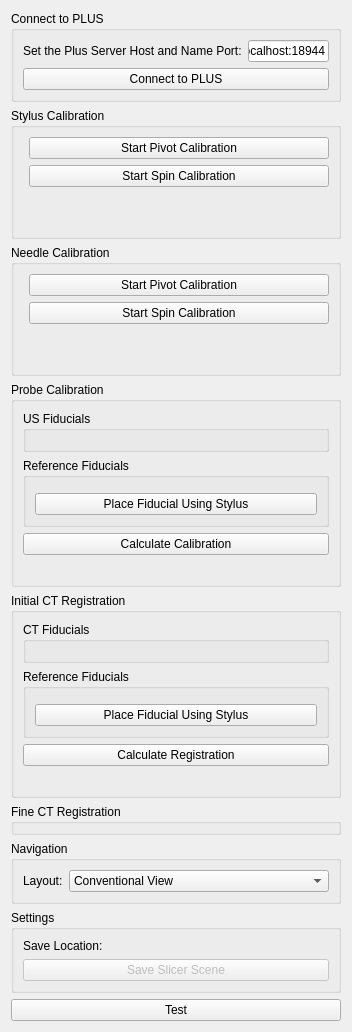
<?xml version="1.0" encoding="UTF-8"?>
<ui version="4.0">
 <class>UtilTest</class>
 <widget class="QWidget" name="UtilTest">
  <property name="geometry">
   <rect>
    <x>0</x>
    <y>0</y>
    <width>352</width>
    <height>1030</height>
   </rect>
  </property>
  <property name="acceptDrops">
   <bool>true</bool>
  </property>
  <layout class="QFormLayout" name="formLayout">
   <item row="0" column="0" colspan="2">
    <widget class="ctkCollapsibleGroupBox" name="ConnectPLUSBox">
     <property name="title">
      <string>Connect to PLUS</string>
     </property>
     <property name="collapsed">
      <bool>true</bool>
     </property>
     <layout class="QFormLayout" name="formLayout_5">
      <item row="0" column="0">
       <widget class="QLabel" name="label_3">
        <property name="text">
         <string>Set the Plus Server Host and Name Port:</string>
        </property>
       </widget>
      </item>
      <item row="0" column="1">
       <widget class="QLineEdit" name="plusHostandPort">
        <property name="text">
         <string>localhost:18944</string>
        </property>
       </widget>
      </item>
      <item row="1" column="0" colspan="2">
       <widget class="QPushButton" name="connectPLUSButton">
        <property name="text">
         <string>Connect to PLUS</string>
        </property>
       </widget>
      </item>
     </layout>
    </widget>
   </item>
   <item row="1" column="0" colspan="2">
    <widget class="ctkCollapsibleGroupBox" name="StylusCalibrationBox">
     <property name="title">
      <string>Stylus Calibration</string>
     </property>
     <property name="collapsed">
      <bool>true</bool>
     </property>
     <layout class="QFormLayout" name="formLayout_12">
      <item row="1" column="1">
       <widget class="QPushButton" name="stylusSpinCalibrationButton">
        <property name="text">
         <string>Start Spin Calibration</string>
        </property>
       </widget>
      </item>
      <item row="0" column="1">
       <widget class="QPushButton" name="stylusPivotCalibrationButton">
        <property name="text">
         <string>Start Pivot Calibration</string>
        </property>
       </widget>
      </item>
      <item row="2" column="1">
       <widget class="QLabel" name="stylusCalibrationCountdownLabel">
        <property name="text">
         <string/>
        </property>
        <property name="alignment">
         <set>Qt::AlignCenter</set>
        </property>
       </widget>
      </item>
      <item row="3" column="1">
       <widget class="QLabel" name="stylusCalibrationErrorLabel">
        <property name="text">
         <string/>
        </property>
        <property name="alignment">
         <set>Qt::AlignCenter</set>
        </property>
       </widget>
      </item>
     </layout>
    </widget>
   </item>
   <item row="2" column="0" colspan="2">
    <widget class="ctkCollapsibleGroupBox" name="NeedleCalibrationBox">
     <property name="acceptDrops">
      <bool>true</bool>
     </property>
     <property name="title">
      <string>Needle Calibration</string>
     </property>
     <property name="collapsed">
      <bool>true</bool>
     </property>
     <layout class="QFormLayout" name="formLayout_3">
      <item row="0" column="1">
       <widget class="QPushButton" name="needlePivotCalibrationButton">
        <property name="text">
         <string>Start Pivot Calibration</string>
        </property>
       </widget>
      </item>
      <item row="1" column="1">
       <widget class="QPushButton" name="needleSpinCalibrationButton">
        <property name="text">
         <string>Start Spin Calibration</string>
        </property>
       </widget>
      </item>
      <item row="2" column="1">
       <widget class="QLabel" name="needleCalibrationCountdownLabel">
        <property name="enabled">
         <bool>false</bool>
        </property>
        <property name="text">
         <string/>
        </property>
        <property name="alignment">
         <set>Qt::AlignCenter</set>
        </property>
       </widget>
      </item>
      <item row="3" column="1">
       <widget class="QLabel" name="needleCalibrationErrorLabel">
        <property name="enabled">
         <bool>false</bool>
        </property>
        <property name="text">
         <string/>
        </property>
        <property name="alignment">
         <set>Qt::AlignCenter</set>
        </property>
       </widget>
      </item>
     </layout>
    </widget>
   </item>
   <item row="3" column="0" colspan="2">
    <widget class="ctkCollapsibleGroupBox" name="ProbeCalibrationBox">
     <property name="enabled">
      <bool>true</bool>
     </property>
     <property name="title">
      <string>Probe Calibration</string>
     </property>
     <property name="collapsed">
      <bool>true</bool>
     </property>
     <layout class="QFormLayout" name="formLayout_6">
      <item row="0" column="0" colspan="2">
       <widget class="ctkCollapsibleGroupBox" name="CollapsibleGroupBox">
        <property name="title">
         <string>US Fiducials</string>
        </property>
        <layout class="QFormLayout" name="formLayout_7">
         <item row="0" column="0" colspan="2">
          <widget class="qSlicerSimpleMarkupsWidget" name="fromUSToReferenceFiducialWidget">
           <property name="nodeSelectorVisible">
            <bool>false</bool>
           </property>
          </widget>
         </item>
        </layout>
       </widget>
      </item>
      <item row="1" column="0" colspan="2">
       <widget class="ctkCollapsibleGroupBox" name="CollapsibleGroupBox_2">
        <property name="title">
         <string>Reference Fiducials</string>
        </property>
        <layout class="QFormLayout" name="formLayout_8">
         <item row="0" column="0" colspan="2">
          <widget class="qSlicerSimpleMarkupsWidget" name="toUSToReferenceFiducialWidget">
           <property name="nodeSelectorVisible">
            <bool>false</bool>
           </property>
          </widget>
         </item>
         <item row="1" column="0" colspan="2">
          <widget class="QPushButton" name="placeToUSToReferenceFiducialButton">
           <property name="text">
            <string>Place Fiducial Using Stylus</string>
           </property>
          </widget>
         </item>
        </layout>
       </widget>
      </item>
      <item row="2" column="0" colspan="2">
       <widget class="QPushButton" name="USCalibrationButton">
        <property name="text">
         <string>Calculate Calibration</string>
        </property>
       </widget>
      </item>
      <item row="3" column="0" colspan="2">
       <widget class="QLabel" name="USCalibrationErrorLabel">
        <property name="text">
         <string/>
        </property>
        <property name="alignment">
         <set>Qt::AlignCenter</set>
        </property>
       </widget>
      </item>
     </layout>
    </widget>
   </item>
   <item row="4" column="0" colspan="2">
    <widget class="ctkCollapsibleGroupBox" name="InitialCTRegistrationBox">
     <property name="title">
      <string>Initial CT Registration</string>
     </property>
     <property name="collapsed">
      <bool>false</bool>
     </property>
     <layout class="QFormLayout" name="formLayout_11">
      <item row="0" column="0" colspan="2">
       <widget class="ctkCollapsibleGroupBox" name="CollapsibleGroupBox_3">
        <property name="title">
         <string>CT Fiducials</string>
        </property>
        <layout class="QFormLayout" name="formLayout_9">
         <item row="0" column="0" colspan="2">
          <widget class="qSlicerSimpleMarkupsWidget" name="fromCTToReferenceFiducialWidget">
           <property name="enterPlaceModeOnNodeChange">
            <bool>true</bool>
           </property>
           <property name="jumpToSliceEnabled">
            <bool>false</bool>
           </property>
           <property name="nodeSelectorVisible">
            <bool>false</bool>
           </property>
           <property name="optionsVisible">
            <bool>true</bool>
           </property>
           <property name="defaultNodeColor">
            <color>
             <red>85</red>
             <green>255</green>
             <blue>0</blue>
            </color>
           </property>
          </widget>
         </item>
        </layout>
       </widget>
      </item>
      <item row="2" column="0" colspan="2">
       <widget class="ctkCollapsibleGroupBox" name="CollapsibleGroupBox_4">
        <property name="title">
         <string>Reference Fiducials </string>
        </property>
        <property name="collapsed">
         <bool>false</bool>
        </property>
        <layout class="QFormLayout" name="formLayout_10">
         <item row="0" column="0" colspan="2">
          <widget class="qSlicerSimpleMarkupsWidget" name="toCTToReferenceFiducialWidget">
           <property name="nodeSelectorVisible">
            <bool>false</bool>
           </property>
           <property name="defaultNodeColor">
            <color>
             <red>255</red>
             <green>170</green>
             <blue>0</blue>
            </color>
           </property>
          </widget>
         </item>
         <item row="1" column="0" colspan="2">
          <widget class="QPushButton" name="placeToCTToReferenceFiducialButton">
           <property name="text">
            <string>Place Fiducial Using Stylus</string>
           </property>
          </widget>
         </item>
        </layout>
       </widget>
      </item>
      <item row="3" column="0" colspan="2">
       <widget class="QPushButton" name="initialCTRegistrationButton">
        <property name="text">
         <string>Calculate Registration</string>
        </property>
       </widget>
      </item>
      <item row="4" column="0" colspan="2">
       <widget class="QLabel" name="initialCTRegistrationErrorLabel">
        <property name="text">
         <string/>
        </property>
        <property name="alignment">
         <set>Qt::AlignCenter</set>
        </property>
       </widget>
      </item>
     </layout>
    </widget>
   </item>
   <item row="5" column="0" colspan="2">
    <widget class="ctkCollapsibleGroupBox" name="FineCTRegistrationBox">
     <property name="title">
      <string>Fine CT Registration</string>
     </property>
     <property name="collapsed">
      <bool>false</bool>
     </property>
    </widget>
   </item>
   <item row="6" column="0" colspan="2">
    <widget class="ctkCollapsibleGroupBox" name="NavigationBox">
     <property name="title">
      <string>Navigation</string>
     </property>
     <property name="collapsed">
      <bool>true</bool>
     </property>
     <layout class="QFormLayout" name="formLayout_4">
      <item row="0" column="0">
       <widget class="QLabel" name="label">
        <property name="text">
         <string>Layout:</string>
        </property>
       </widget>
      </item>
      <item row="0" column="1">
       <widget class="QComboBox" name="layoutComboBox">
        <item>
         <property name="text">
          <string>Conventional View</string>
         </property>
        </item>
        <item>
         <property name="text">
          <string>Red Slice View</string>
         </property>
        </item>
        <item>
         <property name="text">
          <string>RGBO3D View</string>
         </property>
        </item>
       </widget>
      </item>
     </layout>
    </widget>
   </item>
   <item row="7" column="0" colspan="2">
    <widget class="ctkCollapsibleGroupBox" name="SettingsBox">
     <property name="enabled">
      <bool>true</bool>
     </property>
     <property name="sizePolicy">
      <sizepolicy hsizetype="Preferred" vsizetype="Preferred">
       <horstretch>0</horstretch>
       <verstretch>0</verstretch>
      </sizepolicy>
     </property>
     <property name="title">
      <string>Settings</string>
     </property>
     <property name="checked">
      <bool>false</bool>
     </property>
     <property name="collapsed">
      <bool>true</bool>
     </property>
     <layout class="QFormLayout" name="formLayout_2">
      <item row="2" column="0" colspan="2">
       <widget class="QPushButton" name="saveButton">
        <property name="enabled">
         <bool>false</bool>
        </property>
        <property name="text">
         <string>Save Slicer Scene</string>
        </property>
       </widget>
      </item>
      <item row="0" column="0">
       <widget class="QLabel" name="label_2">
        <property name="sizePolicy">
         <sizepolicy hsizetype="Preferred" vsizetype="MinimumExpanding">
          <horstretch>0</horstretch>
          <verstretch>0</verstretch>
         </sizepolicy>
        </property>
        <property name="cursor">
         <cursorShape>UpArrowCursor</cursorShape>
        </property>
        <property name="text">
         <string>Save Location:</string>
        </property>
       </widget>
      </item>
      <item row="0" column="1">
       <widget class="ctkPathLineEdit" name="savePath">
        <property name="filters">
         <set>ctkPathLineEdit::Dirs|ctkPathLineEdit::Readable|ctkPathLineEdit::Writable</set>
        </property>
        <property name="options">
         <set>ctkPathLineEdit::ShowDirsOnly</set>
        </property>
        <property name="showHistoryButton">
         <bool>true</bool>
        </property>
       </widget>
      </item>
     </layout>
    </widget>
   </item>
   <item row="8" column="0" colspan="2">
    <widget class="QPushButton" name="testButton">
     <property name="text">
      <string>Test</string>
     </property>
    </widget>
   </item>
  </layout>
 </widget>
 <customwidgets>
  <customwidget>
   <class>ctkCollapsibleGroupBox</class>
   <extends>QGroupBox</extends>
   <header>ctkCollapsibleGroupBox.h</header>
   <container>1</container>
  </customwidget>
  <customwidget>
   <class>ctkPathLineEdit</class>
   <extends>QWidget</extends>
   <header>ctkPathLineEdit.h</header>
  </customwidget>
  <customwidget>
   <class>qSlicerWidget</class>
   <extends>QWidget</extends>
   <header>qSlicerWidget.h</header>
   <container>1</container>
  </customwidget>
  <customwidget>
   <class>qSlicerSimpleMarkupsWidget</class>
   <extends>qSlicerWidget</extends>
   <header>qSlicerSimpleMarkupsWidget.h</header>
  </customwidget>
 </customwidgets>
 <resources/>
 <connections/>
</ui>
